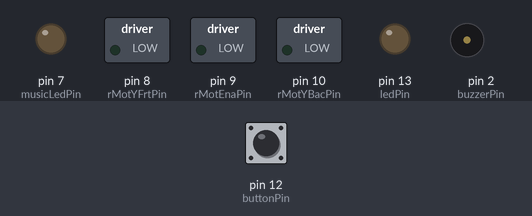
Simulated run of this sketch. Board: Arduino Uno, built with avr-gcc and run on an emulated ATmega328P. Parts: switched loads named in the sketch (green lamp = pin HIGH), output pins drawn as LEDs (lit = HIGH), buzzer (waves = sounding). Dashed ring = blinking. The inputs (shaded band) are chosen by the test bench; at power-on: pin 12 (buttonPin) LOW.

Above: at 1.2 s.
1.3 s: pin 12 (buttonPin) pulled HIGH for 0.25 s
At 2.24 s:
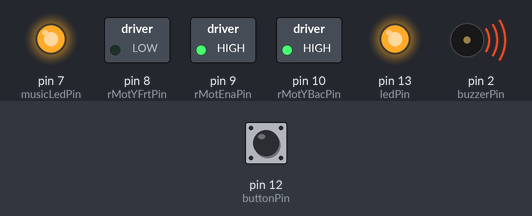
4.3 s: pin 12 (buttonPin) pulled HIGH for 1 s
At 4.8 s:
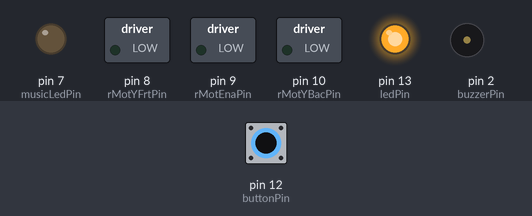
7.3 s: pin 12 (buttonPin) pulled HIGH for 3.2 s
At 17.4 s:
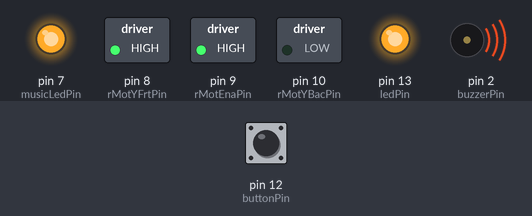
Timing chart, 0 to 18.0 s (numbered marks = the images above; inputs shaded):
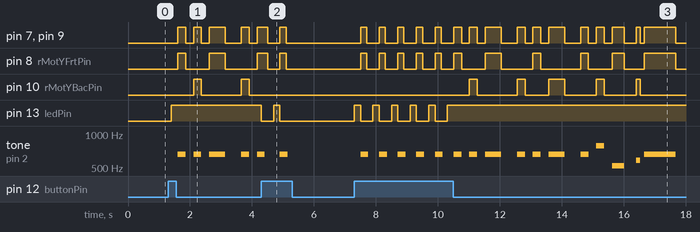

The sketch:

music_bot_kev.ino
```cpp
/*

  Test code by Kevin to play musical tones

*/

// helper functions
#define ARRAY_SIZE(x) sizeof(x)/sizeof(x[0])

// overall control
bool botOn = false;
int ledState = LOW;

// Pin constants
const int buttonPin = 12; // D12 pin connecting to the button
const int buzzerPin = 2; // D2 pin connecting to buzzer
const int ledPin =  LED_BUILTIN;// the number of the LED pin

const int musicLedPin = 7; // D7 pin connecting to the pin for music

const int rMotEnaPin = 9; // A3 pin connecting to right motor
const int rMotEncBacPin = A1; // A1 pin connecting to the back encoder of the right motor
const int rMotEncFrtPin = A2; // A2 pin connecting to the front encoder of the right motor
const int rMotYBacPin = 10; // D11 pin connecting to the back Y pin of the right motor
const int rMotYFrtPin = 8; // D10 pin connecting to the front Y pin of the right motor

// Music related constants and variables
const float musicFreq[] = {261.63, 293.66, 329.63, 349.23, 392, 440, 493.88};
const float musicSharpFreq[] = {277.18, 311.13, 0, 369.99, 415.3, 466.16, 0};

const int baseBeatLength = pow(2, 8);
const int baseOctave = 5;
const String jingleBellSheet[] = {"E", "E", "E l2", "E", "E", "E l2", "E", "G", "C l1.5", "D l0.5",
                                 "E l4",  "F", "F", "F l1.5", "F l0.5", "F", "E", "E", "E l0.5", "E l0.5",
                                 "E", "D", "D", "E", "D l2", "G l2", "E", "E", "E l2", "E", "E", "E l2",
                                 "E", "G", "C l1.5", "D l0.5", "E l4", "F", "F", "F", "F",
                                 "F", "E", "E", "E l0.5", "E l0.5", "G", "G", "F", "D", "C l4"};
int sheetIndex = 0;
bool nextTone = true;

bool rMotMoveFwd = true;

// Buzzer
int buzzerState = LOW;


// Time control
unsigned long previousTime = 0;
int lag = 0;

void setup() {
  pinMode(ledPin, OUTPUT);

  pinMode(musicLedPin, OUTPUT);

  pinMode(buzzerPin, OUTPUT);

  pinMode(rMotEnaPin, OUTPUT);
  pinMode(rMotYFrtPin, OUTPUT);
  pinMode(rMotYBacPin, OUTPUT);
  Serial.begin(9600);
}

void loop() {
  // switch for the bot
  int button = digitalRead(buttonPin);
  if (button == HIGH){
    // turn relevant variables off
    toggleBool(botOn);
    toggleState(ledState);
    digitalWrite(ledPin, ledState);
    // buffer time to decrease sensitivity of the button
    delay(200);

    // initialise
    previousTime = millis();
  }

  // detect end of sheet
  if (sheetIndex >= ARRAY_SIZE(jingleBellSheet)){
    botOn = false;
    ledState = LOW;
    digitalWrite(ledPin, ledState);
  }

  // things to be run when bot is on
  if (botOn) {
    // detects pulses

    // handles music
    unsigned long currentTime = millis();
    if (currentTime - previousTime >= lag){

      if (nextTone){
        // play next tone and set lag
        float beatUnits = playToneFromChar(jingleBellSheet[sheetIndex]);
        lag = round(beatUnits * baseBeatLength);

        // turn on LED
        digitalWrite(musicLedPin, HIGH);

        // rotate wheel
        analogWrite(rMotEnaPin, 255);
        if (rMotMoveFwd){
          digitalWrite(rMotYFrtPin, HIGH);
          digitalWrite(rMotYBacPin, LOW);
        } else {
          digitalWrite(rMotYFrtPin, LOW);
          digitalWrite(rMotYBacPin, HIGH);
        }

        // set up for next iteration
        sheetIndex += 1;
        toggleBool(rMotMoveFwd);
      } else {
        // turn LED off
        digitalWrite(musicLedPin, LOW);

        // stop wheel
        analogWrite(rMotEnaPin, 0);
        digitalWrite(rMotYFrtPin, LOW);
        digitalWrite(rMotYBacPin, LOW);
      }

      toggleBool(nextTone);
      previousTime = currentTime;
    }
  } else {
    // reset
    digitalWrite(musicLedPin, LOW);

    analogWrite(rMotEnaPin, 0);
    digitalWrite(rMotYFrtPin, LOW);
    digitalWrite(rMotYBacPin, LOW);
    rMotMoveFwd = true;
    lag = 0;
    nextTone = true;

    delay(200);
    previousTime = millis();
    sheetIndex = 0;

  }
}

float playToneFromChar(String toneChar){
  int musicTone = 0;
  bool sharpOn = false;
  int octave = baseOctave;
  float beatUnits = 1;

  int i=0;
  while (i < toneChar.length()){
    char currentChar = toneChar[i];
    switch (currentChar){
      case 'C':
      case 'D':
      case 'E':
      case 'F':
      case 'G':
        musicTone = currentChar - 66;
        break;
      case 'A':
      case 'B':
        musicTone = currentChar - 59;
        break;
      case '#':
        sharpOn = true;
        break;
      case 'l':
        i++;
        int startIndex=i;
        while (i < toneChar.length() && toneChar[i] != ' '){
          i++;
        }
        beatUnits = toneChar.substring(startIndex, i).toFloat();
        break;
    }
    i++;
  }
  playMusicTone(musicTone, sharpOn, octave, round(baseBeatLength * beatUnits));
  return beatUnits;
}

void playMusicTone(int musicTone, bool sharpOn, int octave, int duration){
  int refFreq = 0;
  if (!sharpOn || musicSharpFreq[musicTone-1] == 0){
    refFreq = musicFreq[musicTone-1] * pow(2, octave - 4);
  } else {
    refFreq = musicFreq[musicTone-1] * pow(2, octave - 4);
  }

  tone(buzzerPin, refFreq, duration);
}

// ==================
// Helper functions
// ==================


void toggleBool(bool &boolvar){
  if (boolvar){
    boolvar = false;
  } else {
    boolvar = true;
  }
}

void toggleState(int &state){
  if (state == LOW){
    state = HIGH;
  } else {
    state = LOW;
  }
}
```

Measured:
- after the input at 1.3 s, pin 7 (musicLedPin): LOW → HIGH after 0.30 s, → LOW 0.25 s later, → HIGH 0.26 s later, → LOW 0.26 s later, … (9 changes in this stretch); pin 8 (rMotYFrtPin): goes HIGH 0.25 s, LOW 0.77 s, HIGH 0.51 s, LOW 1.0 s, then HIGH, starting after 0.30 s
- after the input at 4.3 s, pin 10 (rMotYBacPin): stays LOW (without the input it goes to HIGH after 0.37 s); pin 13 (ledPin): HIGH → LOW at once, → HIGH 0.40 s later, → LOW 0.20 s later
- after the input at 7.3 s, pin 7 (musicLedPin): LOW → HIGH after 0.20 s, → LOW 0.20 s later, → HIGH 0.40 s later, → LOW 0.20 s later, … (32 changes in this stretch); pin 8 (rMotYFrtPin): LOW → HIGH after 0.20 s, → LOW 0.20 s later, → HIGH 0.40 s later, → LOW 0.20 s later, … (22 changes in this stretch)
